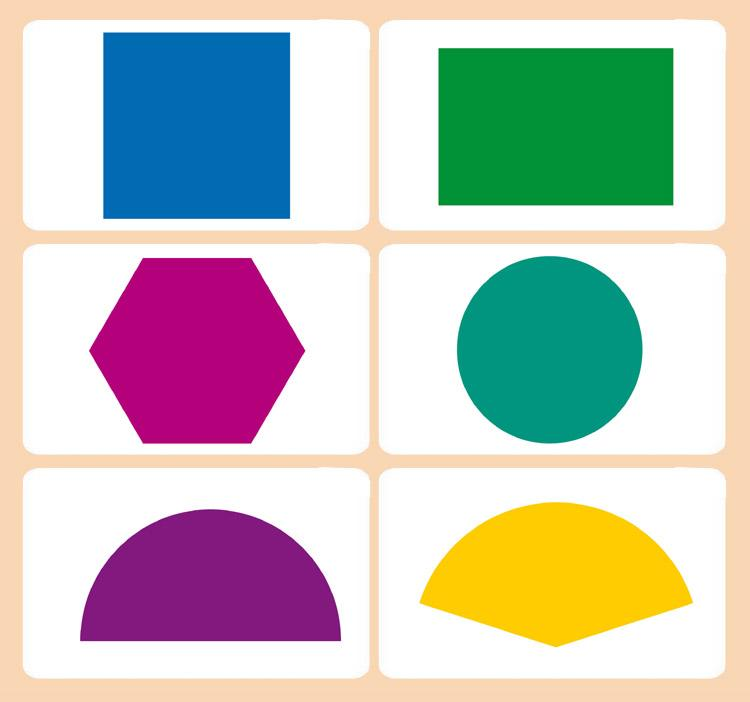
#> input picture jihe.jpg, 750 x 702 px
$ python opencv-work.py
#> lines starting #> are read from the running program, lines starting #| are printed output that depends on the picture; after the words box and inside, x2 and y2 are one past the last pixel; in counts of white or black regions, pixels touching at a corner belong together
import cv2
import numpy as np

def cv_show(name,img):
    cv2.imshow(name,img)
    cv2.waitKey(0)
    cv2.destroyAllWindows()
img=cv2.imread("jihe.jpg")
#> img is the input picture: shape (702, 750, 3); mean B, G, R 189.5, 195.9, 195
gray=cv2.cvtColor(img,cv2.COLOR_BGR2GRAY)
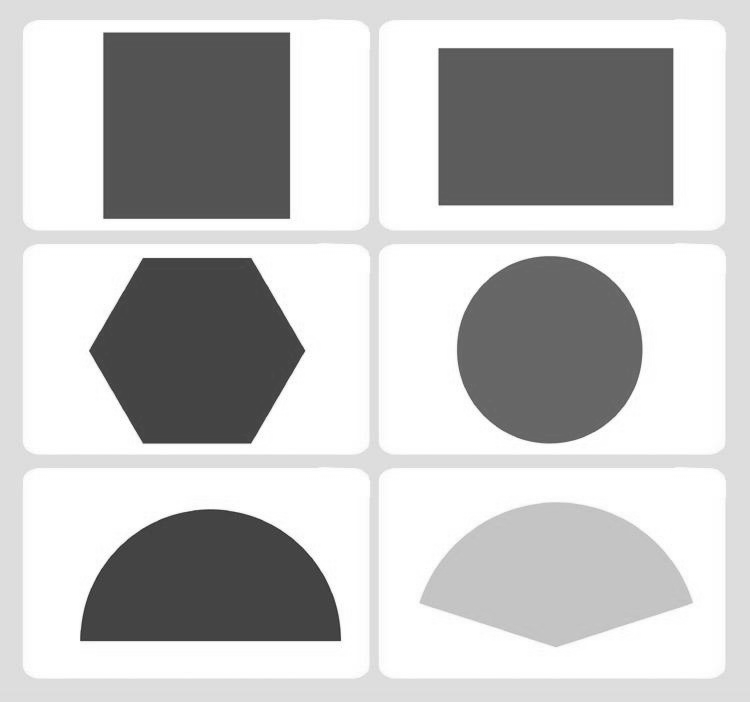
#> gray: shape (702, 750); min 39, max 255, mean 194.8
ret,thresh=cv2.threshold(gray,205,255,cv2.THRESH_BINARY)
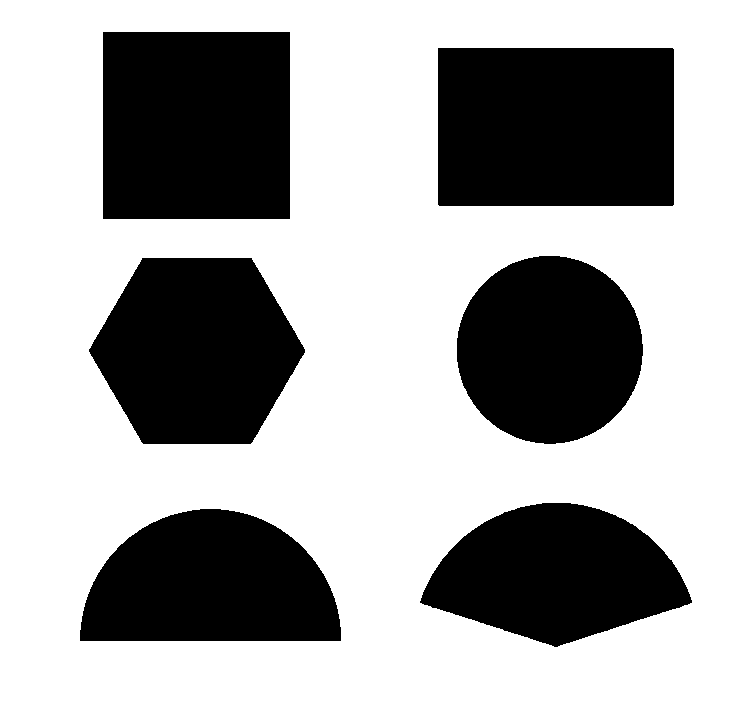
#> thresh: shape (702, 750); 65.2% white; 6 black regions
contours,he=cv2.findContours(thresh,cv2.RETR_TREE,cv2.CHAIN_APPROX_NONE)
#> contours = 7 contours; box (x1, y1, x2, y2) and area: (0, 0, 750, 702) 525049, (437, 47, 675, 207) 37676, (102, 31, 291, 220) 35342, (88, 257, 306, 445) 30576, (456, 255, 644, 445) 27739, (79, 508, 342, 642) 27387, (419, 502, 693, 648) 26288; he = [[-1, -1, 1, -1], [2, -1, -1, 0], [3, 1, -1, 0], [4, 2, -1, 0], [5, 3, -1, 0], [6, 4, -1, 0], [-1, 5, -1, 0]]
ret=cv2.drawContours(img,contours,-1,(0,255,0),8)
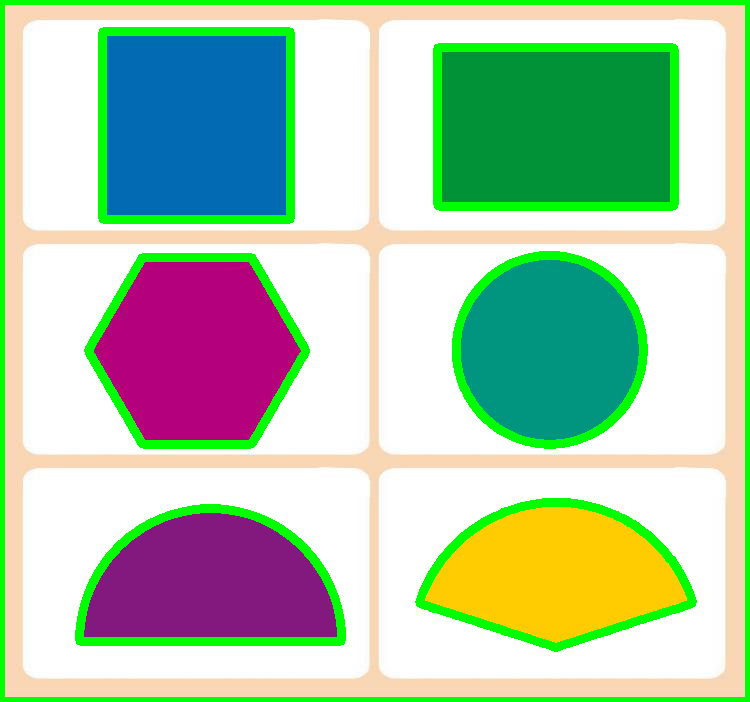
#> ret: shape (702, 750, 3); mean B, G, R 171.4, 201.5, 175.2
for i in range(len(contours)):
    epsilon=0.01*cv2.arcLength(contours[i],True)
    approx=cv2.approxPolyDP(contours[i],epsilon,True)
    corners=len(approx)
    if corners >=  10:
       a=i
#> this loop made 7 passes
#> (epsilon, corners, a) on pass 5: (6.23, 15, 4)
#> (epsilon, approx, corners) on passes 1, 6, 7: (29, [[0, 0], [0, 701], [749, 701], [749, 0]], 4), (7.88, [[437, 48], [672, 47], [674, 204], [439, 206]], 4), (7.5, [[102, 32], [289, 31], [290, 218], [103, 219]], 4)
ret1=cv2.drawContours(img,contours[a],-1,(0,0,255),20)
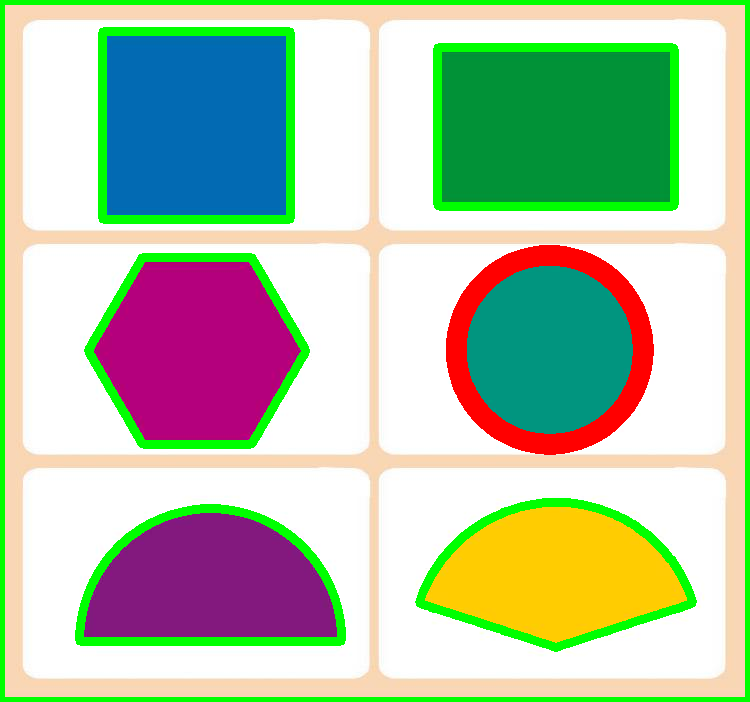
#> ret1: shape (702, 750, 3); mean B, G, R 168.9, 196.2, 179.3
cv_show('first',ret1)
